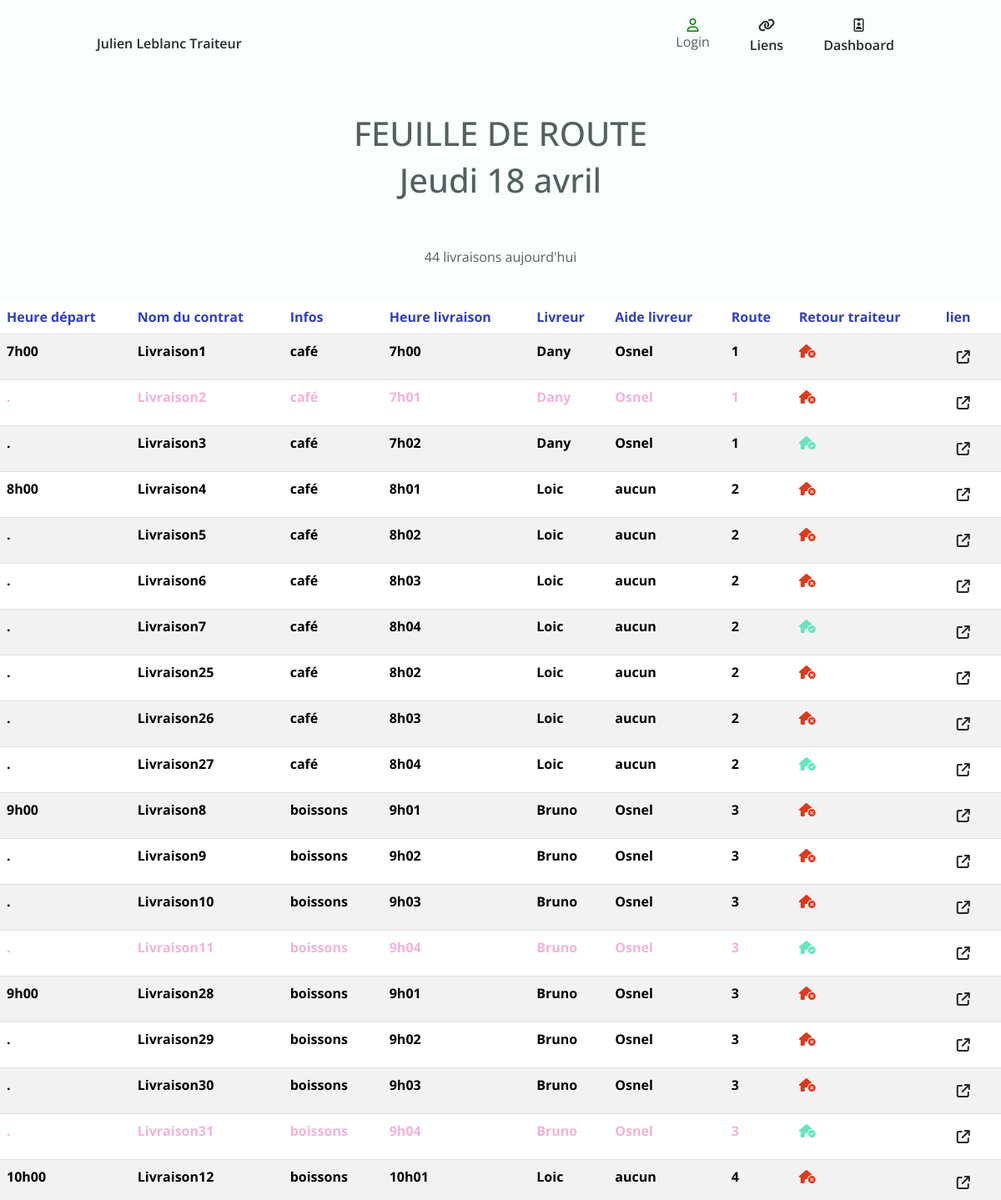
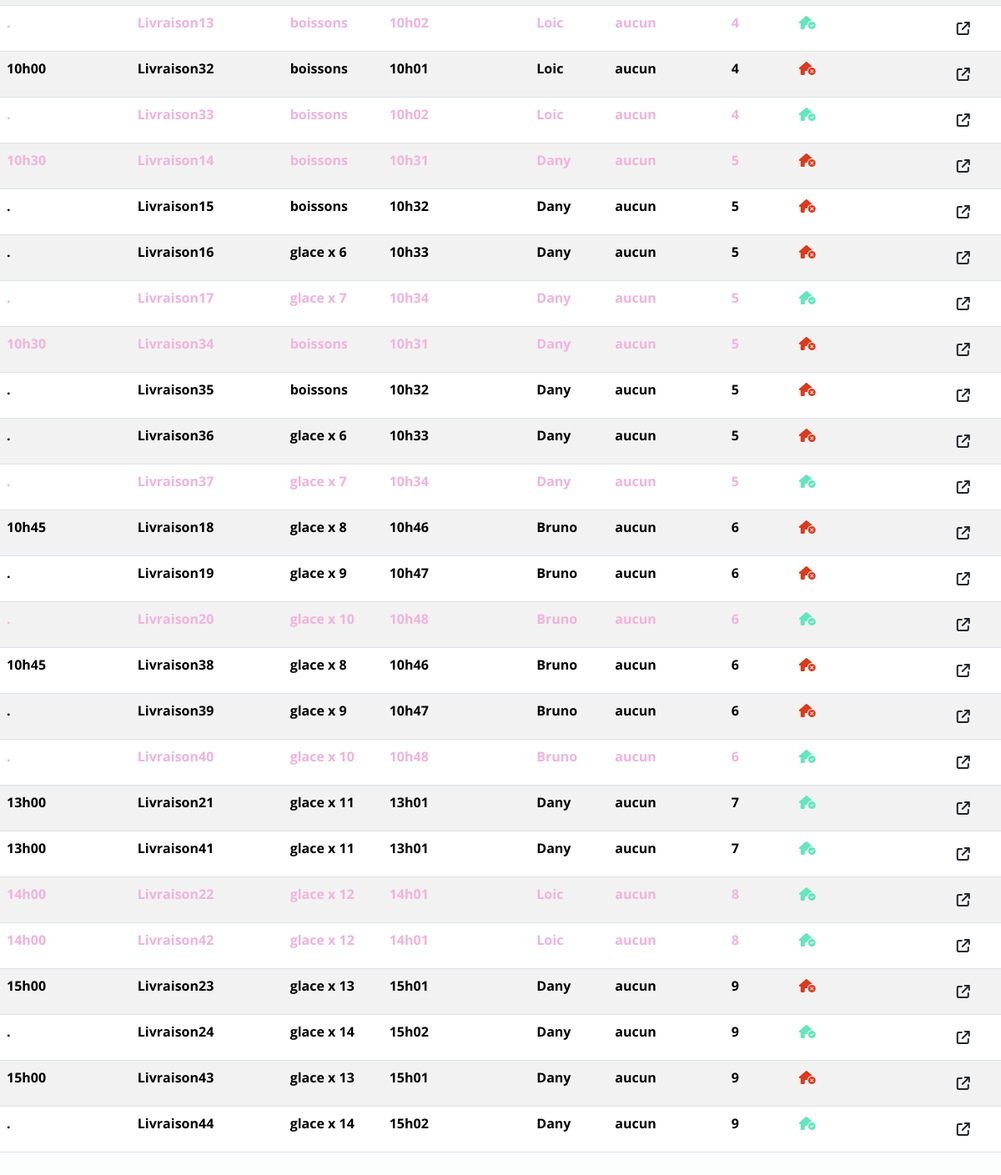
Screenshot of /journee/1/ with the database file from the repository (2 pictures, top to bottom).
### listings/models.py (models this page shows, shortened)
class Journee(models.Model):
     nom = models.fields.CharField(max_length=100)
     def __str__(self):
        return f'{self.nom}'
     date = models.DateField()

class Livraison(models.Model):
    nom = models.fields.CharField(max_length=100, null=True, blank=True,)
    route = models.ForeignKey(Route, null=True, blank=True, on_delete=models.SET_NULL)
    heure_depart = models.fields.CharField(null=True, blank=True, max_length=100)
    heure_livraison = models.fields.CharField(null=True, blank=True, max_length=100)
    client = models.ForeignKey(Client, null=True, blank=True, on_delete=models.SET_NULL)
    date = models.fields.DateField(null=True, blank=True,)
    commentaire = models.fields.CharField(null=True, blank=True, max_length=500)
    details_commande = models.FileField(null=True, blank=True, upload_to='media/commandesdetail/')
    infodetail = models.fields.CharField(null=True, blank=True, max_length=100)
    livreur = models.ForeignKey(Livreur, null=True, blank=True, on_delete=models.SET_NULL)
    journee = models.ForeignKey(Journee, null=True, blank=True, on_delete=models.SET_NULL)
    aidelivreur = models.fields.CharField(null=True, blank=True, max_length=100)
    checklist = models.fields.CharField(null=True, blank=True, max_length =3)
    retourtraiteur = models.fields.CharField(null=True, blank=True, max_length = 3)
    recuperation = models.fields.CharField(null=True, blank=True, max_length = 3)
    status = models.BooleanField(default=False)
    adress = models.fields.CharField(null=True, blank=True, max_length=100)
    zipcode = models.fields.CharField(null=True, blank=True, max_length=100)
    city = models.fields.CharField(null=True, blank=True, max_length=100, default="Montreal")
    country = models.fields.CharField(null=True, blank=True, max_length=100, default="Canada")
    lat = models.fields.CharField(null=True, blank=True, max_length=200)
    lng = models.fields.CharField(null=True, blank=True, max_length=200)
    place_id = models.fields.CharField(null=True, blank=True, max_length=200)

class Livreur(models.Model):
        nom = models.fields.CharField(max_length=100)
        user = models.OneToOneField(User, null=True, on_delete=models.CASCADE)

class Route(models.Model):
     nom = models.fields.CharField(max_length=100)
     def __str__(self):
        return f'{self.nom}'

### listings/views.py (the view)
# urls.py: path('journee/<int:id>/', views.journee_detail, name='journee-detail'),
def journee_detail(request, id):  # notez le paramètre id supplémentaire
   journees = Journee.objects.get(id=id)
   livreurs = Livreur.objects.all()
   livraisonsroute  = Livraison.objects.order_by('route')
   today = now().date()
   livraisons = Livraison.objects.order_by('route').filter(date=today)
   recuperations = Recuperation.objects.all()
   retourtraiteur = "oui"
   retourtraiteurno = "non"
   recuperation = "oui"
   recuperationo = "non"
   loic = "Loic"
   maxime = "Maxime"
   rien = "."
   return render(request,
          'listings/journee_detail.html',
          context={'journees': journees ,'livraisonsroute': livraisonsroute, 'livreurs':livreurs, 'recuperations' : recuperations,'retourtraiteur' : retourtraiteur,'recuperation' : recuperation,'retourtraiteurno': retourtraiteurno,'livraisons' : livraisons, 'recuperationo':recuperationo, 'loic':loic, 'maxime':maxime, 'rien':rien }) # nous passons l'id au modèle

### listings/templates/listings/journee_detail.html (shortened to what this page needs)
{% extends 'listings/base.html' %}
{% load static %}
{% block content %}
<nav class="nav container">
  <a href="#" class="nav__logo">Julien Leblanc Traiteur</a>
  <div class="nav__menu" id="nav-menu">
      <ul class="nav__list">
        {% if user.is_authenticated %}
          <li class="nav__item">
            <form action="{% url 'logout' %}" method="post">
              {% csrf_token %}
              <button type="submit" class="nav__link active-link" style="color: red;"><i class="fa-solid fa-arrow-right-from-bracket"></i>
          </form>
                  <span class="nav__name">Logout</span>
        </button>
          </li>
          {% else %}
          <li class="nav__item">
            <a href="{% url 'login' %}" class="nav__link" style="color: green;"><i class="fa-regular fa-user"></i></i></a>
                  <span class="nav__name">Login</span>
          </li>
          {% endif %}
          <li class="nav__item">
            <a type="button" class="nav__link" data-bs-toggle="offcanvas" href="#offcanvasExample" role="button" aria-controls="offcanvasExample">
              <i class="fa-solid fa-link"></i><span class="nav__name">Liens</span>
            </a>
          </li>
          <li class="nav__item">
            <a href="{% url 'dashboard' journees.id request.user.id %}" class="nav__link" ><i class="fa-regular fa-id-badge"></i>
                  <span class="nav__name">Dashboard</span>
              </a>
          </li>
      </ul>
  </div>
</nav>
<br>
<br>
<div class="body">
  <h1 style="text-align: center;">FEUILLE DE ROUTE</h1> <h1 style="text-align: center;"> {{journees}} </h1>
  <br>
  <br>
  <p style="text-align: center;">{{ livraisons|length }} livraisons aujourd'hui</p>
  <br>
  <table class="table table-striped">
      <thead class="thead-dark">
        <tr>
          <th scope="col" style="color: #303FBA;">Heure départ</th>
          <th scope="col" style="color: #303FBA;">Nom du contrat</th>
          <th scope="col" style="color: #303FBA;">Infos</th>
          <th scope="col" style="color: #303FBA;">Heure livraison</th>
          <th scope="col" style="color: #303FBA;">Livreur</th>
          <th scope="col" style="color: #303FBA;">Aide livreur</th>
          <th scope="col" style="color: #303FBA;">Route</th>
          <th scope="col" style="color: #303FBA;">Retour traiteur</th>
          <th scope="col" style="color: #303FBA;">lien</th>
        </tr>
      </thead>
      <tbody>
          {% for livraison in livraisons %}
          {% if livraison.recuperation == recuperation %}
        <tr>
          <td style="color: #F1B3DA;"><strong>{{ livraison.heure_depart }}</strong></td>
          <td style="color: #F1B3DA;"><strong>{{livraison.nom}}</strong></td>
          <td style="color: #F1B3DA;"><strong>{{livraison.infodetail}}</strong></td>
          <td style="color: #F1B3DA;"><strong>{{ livraison.heure_livraison }}</strong></td>
          <td style="color: #F1B3DA;"><strong>{{livraison.livreur.nom}}</strong></td>
          <td style="color: #F1B3DA;"><strong>{{livraison.aidelivreur}}</strong></td>
          <td style="color: #F1B3DA;"><strong>{{ livraison.route }}</strong></td>
          {% if livraison.retourtraiteur == retourtraiteur %}
          <td style="color: #F1B3DA;"><strong><i class="fa-solid fa-house-circle-check" style="color: #63E6BE;"></i></strong></td>
          {%  else %}
          <td style="color: #F1B3DA;"><strong><i class="fa-solid fa-house-circle-xmark" style="color: #de391b;"></i></strong></td>
          {% endif %}
          <td style="color: #F1B3DA;"><a href="{% url 'livraison-detail' livraison.id %}" class="btn" ><i class="fa-solid fa-arrow-up-right-from-square"></i></a></td>
        </tr>
          {% else %}
          <tr>
            <td><strong>{{ livraison.heure_depart }}</strong></td>
            <td><strong>{{livraison.nom}}</strong></td>
            <td><strong>{{livraison.infodetail}}</strong></td>
            <td><strong>{{ livraison.heure_livraison }}</strong></td>
            <td><strong>{{livraison.livreur.nom}}</strong></td>
            <td><strong>{{livraison.aidelivreur}}</strong></td>
            <td><strong>{{ livraison.route }}</strong></td>
            {% if livraison.retourtraiteur == retourtraiteur %}
          <td><strong><i class="fa-solid fa-house-circle-check" style="color: #63E6BE;"></i></strong></td>
          {%  else %}
          <td><strong><i class="fa-solid fa-house-circle-xmark" style="color: #de391b;"></i></strong></td>
          {% endif %}
            <td><a href="{% url 'livraison-detail' livraison.id %}" class="btn" ><i class="fa-solid fa-arrow-up-right-from-square"></i></a></td>
          </tr>
          {% endif %}
        {% endfor %}
      </tbody>
    </table>
  </div>
  <br>
  <br>
  <br>
{% endblock %}

### listings/static/listings/styles.css (style rules this page uses)
:root { --header-height: 3rem; --hue: 174; --sat: 63%; --first-color: hsl(var(--hue), var(--sat), 40%); --first-color-alt: hsl(var(--hue), var(--sat), 36%); --title-color: hsl(var(--hue), 12%, 15%); --text-color: hsl(var(--hue), 8%, 35%); --body-color: hsl(var(--hue), 100%, 99%); --container-color: #FFF; --body-font: 'Open Sans', sans-serif; --h1-font-size: 1.5rem; --normal-font-size: .938rem; --tiny-font-size: .625rem; --z-tooltip: 10; --z-fixed: 100; }
@media screen and (min-width: 968px) { :root { --h1-font-size: 2.25rem; --normal-font-size: 1rem; } }
* { box-sizing: border-box; padding: 0; margin: 0; }
html { scroll-behavior: smooth; }
body { margin: var(--header-height) 0 0 0; font-family: var(--body-font); font-size: var(--normal-font-size); background-color: var(--body-color); color: var(--text-color); }
ul { list-style: none; }
a { text-decoration: none; }
.container { max-width: 968px; margin-left: 1rem; margin-right: 1rem; }
.nav { height: var(--header-height); display: flex; justify-content: space-between; align-items: center; }
.nav__logo { color: var(--title-color); font-weight: 600; }
.nav__list, .nav__link { display: flex; }
.nav__link { flex-direction: column; align-items: center; row-gap: 4px; color: var(--title-color); font-weight: 600; }
.nav__list { justify-content: space-around; }
.nav__name { font-size: var(--tiny-font-size); }
@media screen and (min-width: 576px) { .nav__list { justify-content: center; column-gap: 3rem; } }
@media screen and (min-width: 767px) { body { margin: 0; } }
@media screen and (min-width: 767px) { .nav { height: calc(var(--header-height) + 1.5rem); } }
@media screen and (min-width: 767px) { .nav__name { font-size: var(--normal-font-size); } }
@media screen and (min-width: 1024px) { .container { margin-left: auto; margin-right: auto; } }

### rows the page displays
Journee: nom "Jeudi 18 avril"
Livraison: heure_depart "7h00", nom "Livraison1", infodetail "café", heure_livraison "7h00", livreur.nom "Dany", aidelivreur "Osnel", route "1"
Livraison: heure_depart ".", nom "Livraison2", infodetail "café", heure_livraison "7h01", livreur.nom "Dany", aidelivreur "Osnel", route "1"
Livraison: heure_depart ".", nom "Livraison3", infodetail "café", heure_livraison "7h02", livreur.nom "Dany", aidelivreur "Osnel", route "1", retourtraiteur "oui" (drawn)
Livraison: heure_depart "8h00", nom "Livraison4", infodetail "café", heure_livraison "8h01", livreur.nom "Loic", aidelivreur "aucun", route "2"
Livraison: heure_depart ".", nom "Livraison5", infodetail "café", heure_livraison "8h02", livreur.nom "Loic", aidelivreur "aucun", route "2"
Livraison: heure_depart ".", nom "Livraison6", infodetail "café", heure_livraison "8h03", livreur.nom "Loic", aidelivreur "aucun", route "2"
Livraison: heure_depart ".", nom "Livraison7", infodetail "café", heure_livraison "8h04", livreur.nom "Loic", aidelivreur "aucun", route "2", retourtraiteur "oui" (drawn)
Livraison: heure_depart ".", nom "Livraison25", infodetail "café", heure_livraison "8h02", livreur.nom "Loic", aidelivreur "aucun", route "2"
Livraison: heure_depart ".", nom "Livraison26", infodetail "café", heure_livraison "8h03", livreur.nom "Loic", aidelivreur "aucun", route "2"
Livraison: heure_depart ".", nom "Livraison27", infodetail "café", heure_livraison "8h04", livreur.nom "Loic", aidelivreur "aucun", route "2", retourtraiteur "oui" (drawn)
Livraison: heure_depart "9h00", nom "Livraison8", infodetail "boissons", heure_livraison "9h01", livreur.nom "Bruno", aidelivreur "Osnel", route "3"
Livraison: heure_depart ".", nom "Livraison9", infodetail "boissons", heure_livraison "9h02", livreur.nom "Bruno", aidelivreur "Osnel", route "3"
Livraison: heure_depart ".", nom "Livraison10", infodetail "boissons", heure_livraison "9h03", livreur.nom "Bruno", aidelivreur "Osnel", route "3"
Livraison: heure_depart ".", nom "Livraison11", infodetail "boissons", heure_livraison "9h04", livreur.nom "Bruno", aidelivreur "Osnel", route "3", retourtraiteur "oui" (drawn)
Livraison: heure_depart "9h00", nom "Livraison28", infodetail "boissons", heure_livraison "9h01", livreur.nom "Bruno", aidelivreur "Osnel", route "3"
Livraison: heure_depart ".", nom "Livraison29", infodetail "boissons", heure_livraison "9h02", livreur.nom "Bruno", aidelivreur "Osnel", route "3"
Livraison: heure_depart ".", nom "Livraison30", infodetail "boissons", heure_livraison "9h03", livreur.nom "Bruno", aidelivreur "Osnel", route "3"
Livraison: heure_depart ".", nom "Livraison31", infodetail "boissons", heure_livraison "9h04", livreur.nom "Bruno", aidelivreur "Osnel", route "3", retourtraiteur "oui" (drawn)
Livraison: heure_depart "10h00", nom "Livraison12", infodetail "boissons", heure_livraison "10h01", livreur.nom "Loic", aidelivreur "aucun", route "4"
Livraison: heure_depart ".", nom "Livraison13", infodetail "boissons", heure_livraison "10h02", livreur.nom "Loic", aidelivreur "aucun", route "4", retourtraiteur "oui" (drawn)
Livraison: heure_depart "10h00", nom "Livraison32", infodetail "boissons", heure_livraison "10h01", livreur.nom "Loic", aidelivreur "aucun", route "4"
Livraison: heure_depart ".", nom "Livraison33", infodetail "boissons", heure_livraison "10h02", livreur.nom "Loic", aidelivreur "aucun", route "4", retourtraiteur "oui" (drawn)
Livraison: heure_depart "10h30", nom "Livraison14", infodetail "boissons", heure_livraison "10h31", livreur.nom "Dany", aidelivreur "aucun", route "5"
Livraison: heure_depart ".", nom "Livraison15", infodetail "boissons", heure_livraison "10h32", livreur.nom "Dany", aidelivreur "aucun", route "5"
Livraison: heure_depart ".", nom "Livraison16", infodetail "glace x 6", heure_livraison "10h33", livreur.nom "Dany", aidelivreur "aucun", route "5"
Livraison: heure_depart ".", nom "Livraison17", infodetail "glace x 7", heure_livraison "10h34", livreur.nom "Dany", aidelivreur "aucun", route "5", retourtraiteur "oui" (drawn)
Livraison: heure_depart "10h30", nom "Livraison34", infodetail "boissons", heure_livraison "10h31", livreur.nom "Dany", aidelivreur "aucun", route "5"
Livraison: heure_depart ".", nom "Livraison35", infodetail "boissons", heure_livraison "10h32", livreur.nom "Dany", aidelivreur "aucun", route "5"
Livraison: heure_depart ".", nom "Livraison36", infodetail "glace x 6", heure_livraison "10h33", livreur.nom "Dany", aidelivreur "aucun", route "5"
Livraison: heure_depart ".", nom "Livraison37", infodetail "glace x 7", heure_livraison "10h34", livreur.nom "Dany", aidelivreur "aucun", route "5", retourtraiteur "oui" (drawn)
Livraison: heure_depart "10h45", nom "Livraison18", infodetail "glace x 8", heure_livraison "10h46", livreur.nom "Bruno", aidelivreur "aucun", route "6"
Livraison: heure_depart ".", nom "Livraison19", infodetail "glace x 9", heure_livraison "10h47", livreur.nom "Bruno", aidelivreur "aucun", route "6"
Livraison: heure_depart ".", nom "Livraison20", infodetail "glace x 10", heure_livraison "10h48", livreur.nom "Bruno", aidelivreur "aucun", route "6", retourtraiteur "oui" (drawn)
Livraison: heure_depart "10h45", nom "Livraison38", infodetail "glace x 8", heure_livraison "10h46", livreur.nom "Bruno", aidelivreur "aucun", route "6"
Livraison: heure_depart ".", nom "Livraison39", infodetail "glace x 9", heure_livraison "10h47", livreur.nom "Bruno", aidelivreur "aucun", route "6"
Livraison: heure_depart ".", nom "Livraison40", infodetail "glace x 10", heure_livraison "10h48", livreur.nom "Bruno", aidelivreur "aucun", route "6", retourtraiteur "oui" (drawn)
Livraison: heure_depart "13h00", nom "Livraison21", infodetail "glace x 11", heure_livraison "13h01", livreur.nom "Dany", aidelivreur "aucun", route "7", retourtraiteur "oui" (drawn)
Livraison: heure_depart "13h00", nom "Livraison41", infodetail "glace x 11", heure_livraison "13h01", livreur.nom "Dany", aidelivreur "aucun", route "7", retourtraiteur "oui" (drawn)
Livraison: heure_depart "14h00", nom "Livraison22", infodetail "glace x 12", heure_livraison "14h01", livreur.nom "Loic", aidelivreur "aucun", route "8", retourtraiteur "oui" (drawn)
Livraison: heure_depart "14h00", nom "Livraison42", infodetail "glace x 12", heure_livraison "14h01", livreur.nom "Loic", aidelivreur "aucun", route "8", retourtraiteur "oui" (drawn)
Livraison: heure_depart "15h00", nom "Livraison23", infodetail "glace x 13", heure_livraison "15h01", livreur.nom "Dany", aidelivreur "aucun", route "9"
Livraison: heure_depart ".", nom "Livraison24", infodetail "glace x 14", heure_livraison "15h02", livreur.nom "Dany", aidelivreur "aucun", route "9", retourtraiteur "oui" (drawn)
Livraison: heure_depart "15h00", nom "Livraison43", infodetail "glace x 13", heure_livraison "15h01", livreur.nom "Dany", aidelivreur "aucun", route "9"
Livraison: heure_depart ".", nom "Livraison44", infodetail "glace x 14", heure_livraison "15h02", livreur.nom "Dany", aidelivreur "aucun", route "9", retourtraiteur "oui" (drawn)

### other values shown
{{ livraisons|length }} "44"
